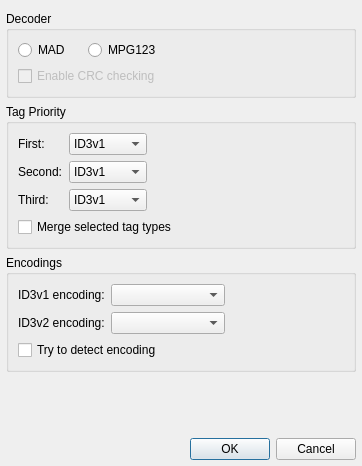
<?xml version="1.0" encoding="UTF-8"?>
<ui version="4.0">
 <class>MpegSettingsDialog</class>
 <widget class="QDialog" name="MpegSettingsDialog">
  <property name="geometry">
   <rect>
    <x>0</x>
    <y>0</y>
    <width>362</width>
    <height>466</height>
   </rect>
  </property>
  <property name="windowTitle">
   <string>MPEG Plugin Settings</string>
  </property>
  <layout class="QVBoxLayout" name="verticalLayout">
   <property name="leftMargin">
    <number>6</number>
   </property>
   <property name="rightMargin">
    <number>6</number>
   </property>
   <property name="bottomMargin">
    <number>6</number>
   </property>
   <item>
    <widget class="QGroupBox" name="decoderGroupBox">
     <property name="sizePolicy">
      <sizepolicy hsizetype="Preferred" vsizetype="Preferred">
       <horstretch>0</horstretch>
       <verstretch>0</verstretch>
      </sizepolicy>
     </property>
     <property name="title">
      <string>Decoder</string>
     </property>
     <layout class="QGridLayout" name="gridLayout">
      <item row="0" column="0">
       <widget class="QRadioButton" name="madRadioButton">
        <property name="text">
         <string>MAD</string>
        </property>
       </widget>
      </item>
      <item row="0" column="1">
       <widget class="QRadioButton" name="mpg123RadioButton">
        <property name="text">
         <string>MPG123</string>
        </property>
       </widget>
      </item>
      <item row="0" column="2" rowspan="2">
       <spacer name="horizontalSpacer_3">
        <property name="orientation">
         <enum>Qt::Horizontal</enum>
        </property>
        <property name="sizeHint" stdset="0">
         <size>
          <width>40</width>
          <height>20</height>
         </size>
        </property>
       </spacer>
      </item>
      <item row="1" column="0" colspan="2">
       <widget class="QCheckBox" name="enableCrcCheckBox">
        <property name="enabled">
         <bool>false</bool>
        </property>
        <property name="text">
         <string>Enable CRC checking</string>
        </property>
       </widget>
      </item>
     </layout>
    </widget>
   </item>
   <item>
    <widget class="QGroupBox" name="groupBox_2">
     <property name="sizePolicy">
      <sizepolicy hsizetype="Preferred" vsizetype="Preferred">
       <horstretch>0</horstretch>
       <verstretch>0</verstretch>
      </sizepolicy>
     </property>
     <property name="title">
      <string>Tag Priority</string>
     </property>
     <layout class="QGridLayout" name="gridLayout_2">
      <item row="0" column="0">
       <widget class="QLabel" name="label_15_2">
        <property name="sizePolicy">
         <sizepolicy hsizetype="Preferred" vsizetype="Preferred">
          <horstretch>0</horstretch>
          <verstretch>0</verstretch>
         </sizepolicy>
        </property>
        <property name="text">
         <string>First:</string>
        </property>
        <property name="alignment">
         <set>Qt::AlignLeading|Qt::AlignLeft|Qt::AlignVCenter</set>
        </property>
       </widget>
      </item>
      <item row="0" column="1" colspan="2">
       <widget class="QComboBox" name="firstTagComboBox">
        <property name="sizePolicy">
         <sizepolicy hsizetype="Expanding" vsizetype="Fixed">
          <horstretch>0</horstretch>
          <verstretch>0</verstretch>
         </sizepolicy>
        </property>
        <property name="currentIndex">
         <number>0</number>
        </property>
        <item>
         <property name="text">
          <string>ID3v1</string>
         </property>
        </item>
        <item>
         <property name="text">
          <string>ID3v2</string>
         </property>
        </item>
        <item>
         <property name="text">
          <string>APE</string>
         </property>
        </item>
        <item>
         <property name="text">
          <string>Disabled</string>
         </property>
        </item>
       </widget>
      </item>
      <item row="1" column="0">
       <widget class="QLabel" name="label_15_3">
        <property name="sizePolicy">
         <sizepolicy hsizetype="Maximum" vsizetype="Preferred">
          <horstretch>0</horstretch>
          <verstretch>0</verstretch>
         </sizepolicy>
        </property>
        <property name="text">
         <string>Second:</string>
        </property>
        <property name="alignment">
         <set>Qt::AlignLeading|Qt::AlignLeft|Qt::AlignVCenter</set>
        </property>
       </widget>
      </item>
      <item row="1" column="1" colspan="2">
       <widget class="QComboBox" name="secondTagComboBox">
        <property name="sizePolicy">
         <sizepolicy hsizetype="Expanding" vsizetype="Fixed">
          <horstretch>0</horstretch>
          <verstretch>0</verstretch>
         </sizepolicy>
        </property>
        <property name="currentIndex">
         <number>0</number>
        </property>
        <item>
         <property name="text">
          <string>ID3v1</string>
         </property>
        </item>
        <item>
         <property name="text">
          <string>ID3v2</string>
         </property>
        </item>
        <item>
         <property name="text">
          <string>APE</string>
         </property>
        </item>
        <item>
         <property name="text">
          <string>Disabled</string>
         </property>
        </item>
       </widget>
      </item>
      <item row="2" column="0">
       <widget class="QLabel" name="label_15_4">
        <property name="sizePolicy">
         <sizepolicy hsizetype="Preferred" vsizetype="Preferred">
          <horstretch>0</horstretch>
          <verstretch>0</verstretch>
         </sizepolicy>
        </property>
        <property name="text">
         <string>Third:</string>
        </property>
        <property name="alignment">
         <set>Qt::AlignLeading|Qt::AlignLeft|Qt::AlignVCenter</set>
        </property>
       </widget>
      </item>
      <item row="2" column="1" colspan="2">
       <widget class="QComboBox" name="thirdTagComboBox">
        <property name="sizePolicy">
         <sizepolicy hsizetype="Expanding" vsizetype="Fixed">
          <horstretch>0</horstretch>
          <verstretch>0</verstretch>
         </sizepolicy>
        </property>
        <property name="currentIndex">
         <number>0</number>
        </property>
        <item>
         <property name="text">
          <string>ID3v1</string>
         </property>
        </item>
        <item>
         <property name="text">
          <string>ID3v2</string>
         </property>
        </item>
        <item>
         <property name="text">
          <string>APE</string>
         </property>
        </item>
        <item>
         <property name="text">
          <string>Disabled</string>
         </property>
        </item>
       </widget>
      </item>
      <item row="0" column="3" rowspan="3">
       <spacer name="horizontalSpacer">
        <property name="orientation">
         <enum>Qt::Horizontal</enum>
        </property>
        <property name="sizeHint" stdset="0">
         <size>
          <width>40</width>
          <height>20</height>
         </size>
        </property>
       </spacer>
      </item>
      <item row="3" column="0" colspan="4">
       <widget class="QCheckBox" name="mergeTagsCheckBox">
        <property name="text">
         <string>Merge selected tag types</string>
        </property>
        <property name="checked">
         <bool>false</bool>
        </property>
       </widget>
      </item>
     </layout>
    </widget>
   </item>
   <item>
    <widget class="QGroupBox" name="groupBox">
     <property name="sizePolicy">
      <sizepolicy hsizetype="Preferred" vsizetype="Preferred">
       <horstretch>0</horstretch>
       <verstretch>0</verstretch>
      </sizepolicy>
     </property>
     <property name="title">
      <string>Encodings</string>
     </property>
     <layout class="QGridLayout" name="gridLayout_3">
      <item row="0" column="1">
       <widget class="QComboBox" name="id3v1EncComboBox">
        <property name="sizePolicy">
         <sizepolicy hsizetype="Expanding" vsizetype="Fixed">
          <horstretch>0</horstretch>
          <verstretch>0</verstretch>
         </sizepolicy>
        </property>
       </widget>
      </item>
      <item row="1" column="0">
       <widget class="QLabel" name="label_18_2_2">
        <property name="sizePolicy">
         <sizepolicy hsizetype="Maximum" vsizetype="Preferred">
          <horstretch>0</horstretch>
          <verstretch>0</verstretch>
         </sizepolicy>
        </property>
        <property name="text">
         <string>ID3v2 encoding:</string>
        </property>
        <property name="alignment">
         <set>Qt::AlignLeading|Qt::AlignLeft|Qt::AlignVCenter</set>
        </property>
       </widget>
      </item>
      <item row="1" column="1">
       <widget class="QComboBox" name="id3v2EncComboBox">
        <property name="sizePolicy">
         <sizepolicy hsizetype="Expanding" vsizetype="Fixed">
          <horstretch>0</horstretch>
          <verstretch>0</verstretch>
         </sizepolicy>
        </property>
       </widget>
      </item>
      <item row="0" column="2" rowspan="2">
       <spacer name="horizontalSpacer_2">
        <property name="orientation">
         <enum>Qt::Horizontal</enum>
        </property>
        <property name="sizeHint" stdset="0">
         <size>
          <width>40</width>
          <height>20</height>
         </size>
        </property>
       </spacer>
      </item>
      <item row="0" column="0">
       <widget class="QLabel" name="label_17_2_2">
        <property name="sizePolicy">
         <sizepolicy hsizetype="Maximum" vsizetype="Preferred">
          <horstretch>0</horstretch>
          <verstretch>0</verstretch>
         </sizepolicy>
        </property>
        <property name="text">
         <string>ID3v1 encoding:</string>
        </property>
        <property name="alignment">
         <set>Qt::AlignLeading|Qt::AlignLeft|Qt::AlignVCenter</set>
        </property>
       </widget>
      </item>
      <item row="2" column="0" colspan="3">
       <widget class="QCheckBox" name="detectEncodingCheckBox">
        <property name="text">
         <string>Try to detect encoding</string>
        </property>
       </widget>
      </item>
     </layout>
    </widget>
   </item>
   <item>
    <spacer name="verticalSpacer">
     <property name="orientation">
      <enum>Qt::Vertical</enum>
     </property>
     <property name="sizeHint" stdset="0">
      <size>
       <width>20</width>
       <height>40</height>
      </size>
     </property>
    </spacer>
   </item>
   <item>
    <widget class="QDialogButtonBox" name="buttonBox">
     <property name="sizePolicy">
      <sizepolicy hsizetype="Preferred" vsizetype="Fixed">
       <horstretch>0</horstretch>
       <verstretch>0</verstretch>
      </sizepolicy>
     </property>
     <property name="standardButtons">
      <set>QDialogButtonBox::Cancel|QDialogButtonBox::Ok</set>
     </property>
    </widget>
   </item>
  </layout>
 </widget>
 <resources/>
 <connections>
  <connection>
   <sender>buttonBox</sender>
   <signal>rejected()</signal>
   <receiver>MpegSettingsDialog</receiver>
   <slot>reject()</slot>
   <hints>
    <hint type="sourcelabel">
     <x>174</x>
     <y>413</y>
    </hint>
    <hint type="destinationlabel">
     <x>70</x>
     <y>244</y>
    </hint>
   </hints>
  </connection>
  <connection>
   <sender>buttonBox</sender>
   <signal>accepted()</signal>
   <receiver>MpegSettingsDialog</receiver>
   <slot>accept()</slot>
   <hints>
    <hint type="sourcelabel">
     <x>263</x>
     <y>413</y>
    </hint>
    <hint type="destinationlabel">
     <x>302</x>
     <y>319</y>
    </hint>
   </hints>
  </connection>
  <connection>
   <sender>madRadioButton</sender>
   <signal>toggled(bool)</signal>
   <receiver>enableCrcCheckBox</receiver>
   <slot>setEnabled(bool)</slot>
   <hints>
    <hint type="sourcelabel">
     <x>60</x>
     <y>38</y>
    </hint>
    <hint type="destinationlabel">
     <x>81</x>
     <y>76</y>
    </hint>
   </hints>
  </connection>
 </connections>
</ui>
